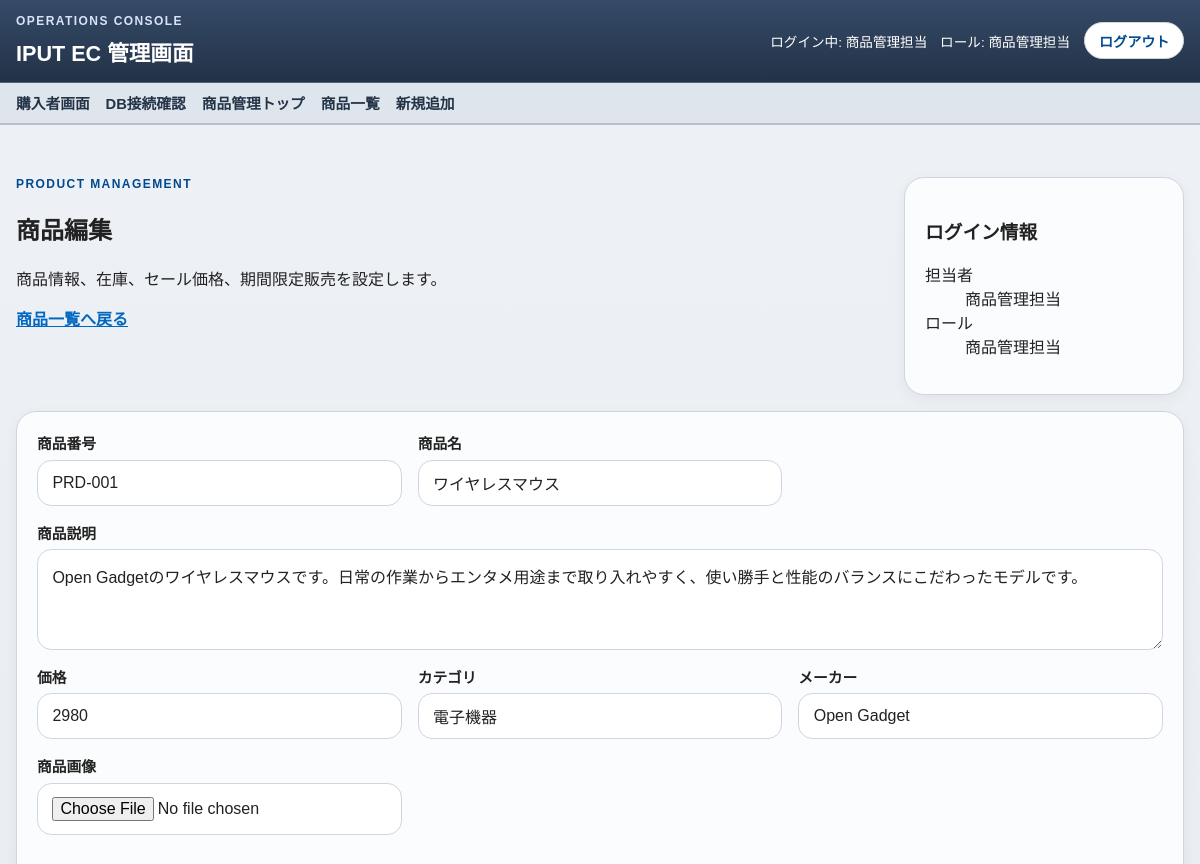
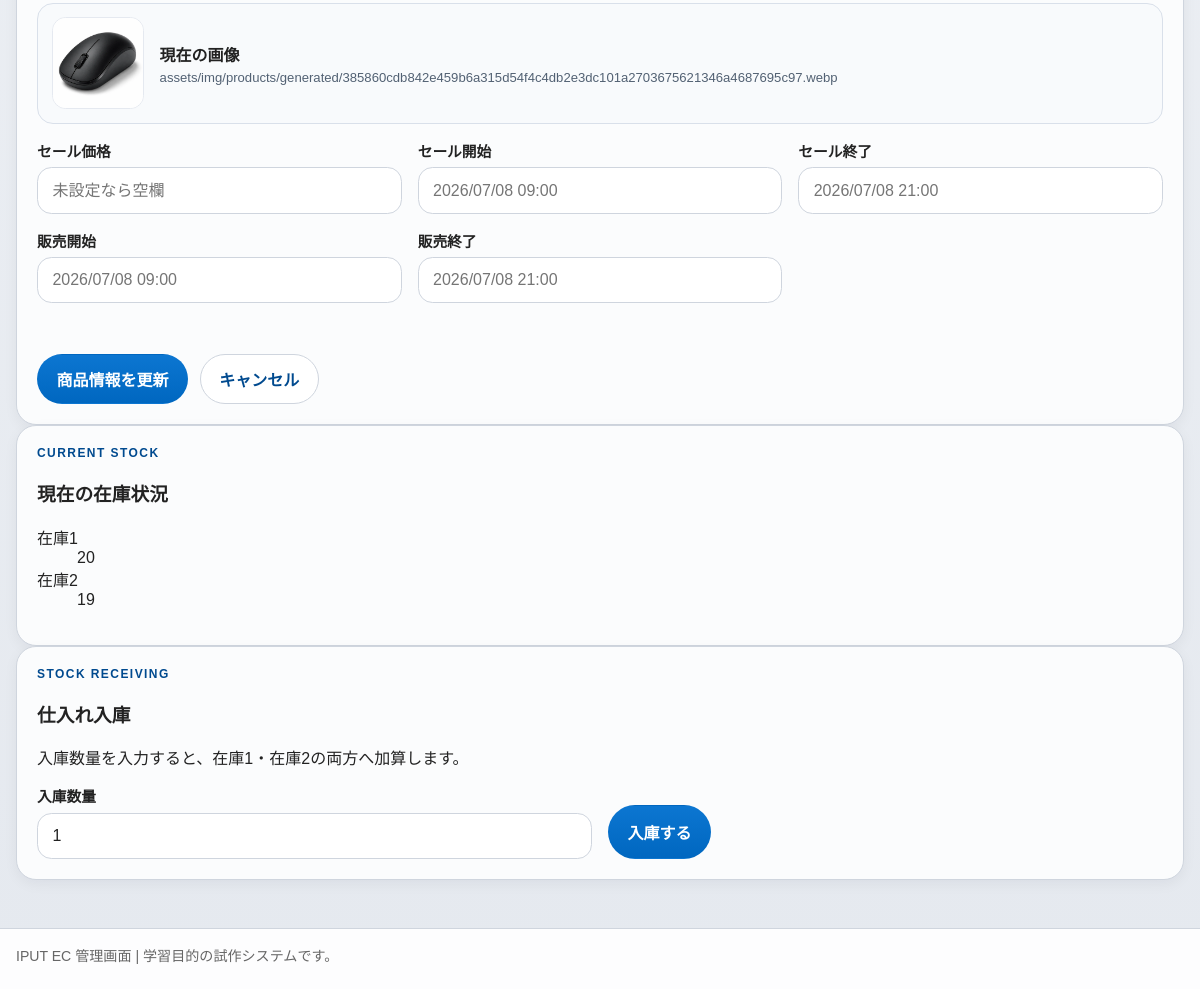
Screenshot of /staff/product-manager/products/1/edit (signed in) with the database file from the repository (2 pictures, top to bottom).
### tables this page shows
CREATE TABLE products (
    id INTEGER PRIMARY KEY AUTOINCREMENT,
    product_no TEXT NOT NULL UNIQUE,
    name TEXT NOT NULL,
    description TEXT NOT NULL,
    price INTEGER NOT NULL,
    category TEXT NOT NULL,
    maker TEXT NOT NULL,
    image_path TEXT,
    sale_price INTEGER,
    sale_starts_at TEXT,
    sale_ends_at TEXT,
    available_from TEXT,
    available_until TEXT,
    stock_quantity_1 INTEGER NOT NULL DEFAULT 0,
    stock_quantity_2 INTEGER NOT NULL DEFAULT 0,
    created_at TEXT NOT NULL DEFAULT CURRENT_TIMESTAMP,
    updated_at TEXT NOT NULL DEFAULT CURRENT_TIMESTAMP
);

### app/Views/staff/product_manager_form.php (the view, shortened to what the rows shown need)
<?php
$mode = (string) ($mode ?? 'new');
$isEdit = $mode === 'edit';
$form = isset($form) && is_array($form) ? $form : [];
$productId = is_array($product ?? null) ? (int) ($product['id'] ?? 0) : 0;
$action = $isEdit ? '/staff/product-manager/products/' . $productId : '/staff/product-manager/products';
?>
<section class="staff-hero">
    <div>
        <p class="eyebrow">Product Management</p>
        <h2><?= $isEdit ? '商品編集' : '商品新規追加' ?></h2>
        <p>商品情報、在庫、セール価格、期間限定販売を設定します。</p>
        <p><a class="text-link" href="<?= e(app_path('/staff/product-manager/products')) ?>">商品一覧へ戻る</a></p>
    </div>
    <div class="panel">
        <h3>ログイン情報</h3>
        <dl class="definition-list">
            <div><dt>担当者</dt><dd><?= e((string) ($user['user_name'] ?? '')) ?></dd></div>
            <div><dt>ロール</dt><dd><?= e((string) $roleLabel) ?></dd></div>
        </dl>
    </div>
</section>
<section class="panel">
    <form class="staff-product-form" method="post" action="<?= e(app_path($action)) ?>" enctype="multipart/form-data">
        <div class="staff-form-grid">
            <label class="form-field">
                <span>商品番号</span>
                <input type="text" name="product_no" value="<?= e((string) ($form['product_no'] ?? '')) ?>" required>
            </label>
            <label class="form-field">
                <span>商品名</span>
                <input type="text" name="name" value="<?= e((string) ($form['name'] ?? '')) ?>" required>
            </label>
            <label class="form-field form-field-wide">
                <span>商品説明</span>
                <textarea name="description" rows="4" required><?= e((string) ($form['description'] ?? '')) ?></textarea>
            </label>
            <label class="form-field">
                <span>価格</span>
                <input type="number" name="price" min="0" step="1" value="<?= e((string) ($form['price'] ?? '')) ?>" required>
            </label>
            <label class="form-field">
                <span>カテゴリ</span>
                <input type="text" name="category" value="<?= e((string) ($form['category'] ?? '')) ?>" required>
            </label>
            <label class="form-field">
                <span>メーカー</span>
                <input type="text" name="maker" value="<?= e((string) ($form['maker'] ?? '')) ?>" required>
            </label>
            <label class="form-field">
                <span>商品画像</span>
                <input type="file" name="product_image" accept="image/png,image/jpeg,image/webp,image/gif">
            </label>
        </div>
        <?php if ($isEdit && !empty($form['image_path'])): ?>
            <div class="staff-current-image">
                <img src="<?= e(product_image_url((string) $form['image_path'])) ?>" alt="現在の商品画像" data-fallback-src="<?= e(product_image_url('')) ?>">
                <div>
                    <strong>現在の画像</strong>
                    <p><?= e((string) $form['image_path']) ?></p>
                </div>
            </div>
        <?php endif; ?>
        <div class="staff-form-grid">
            <label class="form-field">
                <span>セール価格</span>
                <input type="number" name="sale_price" min="0" step="1" value="<?= e((string) ($form['sale_price'] ?? '')) ?>" placeholder="未設定なら空欄">
            </label>
            <label class="form-field">
                <span>セール開始</span>
                <input type="text" name="sale_starts_at" value="<?= e((string) ($form['sale_starts_at'] ?? '')) ?>" placeholder="2026/07/08 09:00">
            </label>
            <label class="form-field">
                <span>セール終了</span>
                <input type="text" name="sale_ends_at" value="<?= e((string) ($form['sale_ends_at'] ?? '')) ?>" placeholder="2026/07/08 21:00">
            </label>
            <label class="form-field">
                <span>販売開始</span>
                <input type="text" name="available_from" value="<?= e((string) ($form['available_from'] ?? '')) ?>" placeholder="2026/07/08 09:00">
            </label>
            <label class="form-field">
                <span>販売終了</span>
                <input type="text" name="available_until" value="<?= e((string) ($form['available_until'] ?? '')) ?>" placeholder="2026/07/08 21:00">
            </label>
        </div>
        <div class="search-actions">
            <button class="button-link button-submit" type="submit"><?= $isEdit ? '商品情報を更新' : '商品を登録' ?></button>
            <a class="button-link button-secondary" href="<?= e(app_path('/staff/product-manager/products')) ?>">キャンセル</a>
        </div>
    </form>
</section>
<?php if ($isEdit): ?>
    <section class="panel">
        <div class="section-heading">
            <div>
                <p class="eyebrow">Current Stock</p>
                <h3>現在の在庫状況</h3>
            </div>
        </div>
        <dl class="definition-list">
            <div>
                <dt>在庫1</dt>
                <dd><?= e((string) ($product['stock_quantity_1'] ?? 0)) ?></dd>
            </div>
            <div>
                <dt>在庫2</dt>
                <dd><?= e((string) ($product['stock_quantity_2'] ?? 0)) ?></dd>
            </div>
        </dl>
    </section>
    <section class="panel">
        <div class="section-heading">
            <div>
                <p class="eyebrow">Stock Receiving</p>
                <h3>仕入れ入庫</h3>
            </div>
        </div>
        <p>入庫数量を入力すると、在庫1・在庫2の両方へ加算します。</p>
        <form class="search-form" method="post" action="<?= e(app_path('/staff/product-manager/products/' . $productId . '/stock')) ?>">
            <label class="form-field">
                <span>入庫数量</span>
                <input type="number" name="quantity" min="1" step="1" value="1" required>
            </label>
            <div class="search-actions">
                <button class="button-link button-submit" type="submit">入庫する</button>
            </div>
        </form>
    </section>
<?php endif; ?>

### app/core/Router.php (shortened to what the rows shown need)
<?php
class Router
{
    private array $routes = [];
    public function dispatch(string $method, string $uri): void
    {
        $path = $this->normalizePath(parse_url($uri, PHP_URL_PATH) ?: '/');
        $path = $this->stripBasePath($path);
        foreach ($this->routes[$method] ?? [] as $routePath => $routeAction) {
            if (!str_contains($routePath, '{')) {
                continue;
            }
            $params = $this->matchDynamicRoute($routePath, $path);
            if ($params !== null) {
                $this->invoke($routeAction, $params);
                return;
            }
        }
    }
    private function addRoute(string $method, string $path, callable|array $action): void
    {
        $this->routes[$method][$this->normalizePath($path)] = $action;
    }
    private function normalizePath(string $path): string
    {
        if ($path === '' || $path === '/') {
            return '/';
        }
        return '/' . trim($path, '/');
    }
    private function stripBasePath(string $path): string
    {
        $basePath = function_exists('app_base_path') ? app_base_path() : '';
        if ($basePath === '' || ($path !== $basePath && !str_starts_with($path, $basePath . '/'))) {
            return $path;
        }
        $path = substr($path, strlen($basePath));
        return $path === '' ? '/' : $this->normalizePath($path);
    }
    private function matchDynamicRoute(string $routePath, string $requestPath): ?array
    {
        $segments = explode('/', trim($routePath, '/'));
        $regexSegments = [];
        foreach ($segments as $segment) {
            if (preg_match('/^\{[a-zA-Z_][a-zA-Z0-9_]*\}$/', $segment) === 1) {
                $regexSegments[] = '([^\/]+)';
                continue;
            }
            $regexSegments[] = preg_quote($segment, '/');
        }
        $patternBody = $regexSegments === [] ? '' : '\/' . implode('\/', $regexSegments);
        $pattern = '/^' . $patternBody . '$/';
        if (!preg_match($pattern, $requestPath, $matches)) {
            return null;
        }
        array_shift($matches);
        return array_map('rawurldecode', array_values($matches));
    }
    private function invoke(callable|array $action, array $params = []): void
    {
        if (is_array($action)) {
            [$controllerClass, $controllerMethod] = $action;
            $controller = new $controllerClass();
            $controller->{$controllerMethod}(...$params);
            return;
        }
    }
}

### rows the page displays
products: product_no "PRD-001", name "ワイヤレスマウス", description "Open Gadgetのワイヤレスマウスです。日常の作業からエンタメ用途まで取り入れやすく、使い勝手と性能のバランスにこだわったモデルです。", price "2980", category "電子機器", maker "Open Gadget", image_path (picture), image_path "assets/img/products/generated/385860cdb842e459b6a315d54f4c4db2e3dc101a2703675621346a4687695c97.webp", stock_quantity_1 "20", stock_quantity_2 "19"

### other values shown
$menuItem['label'] "商品管理トップ"
$menuItem['label'] "商品一覧"
$menuItem['label'] "新規追加"
